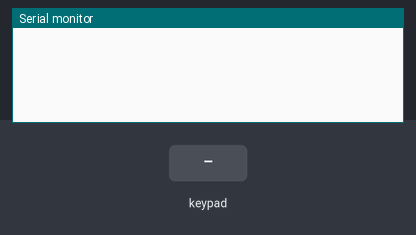
A sketch run on a simulated Arduino Uno, built with avr-gcc and run on an emulated ATmega328P. On the bench: the last lines printed to the serial monitor. Inputs (shaded band) come from the test bench.

Above: at 1.2 s.
1.3 s: key '1' pressed
At 2.2 s:
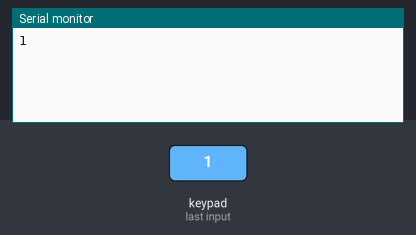
2.8 s: keypad keys 4 5 6 7 # pressed 0.4 s apart
At 5.0 s:
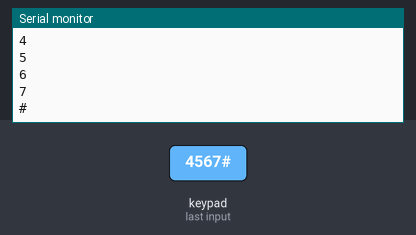
6.3 s: key '*' pressed
At 6.8 s:
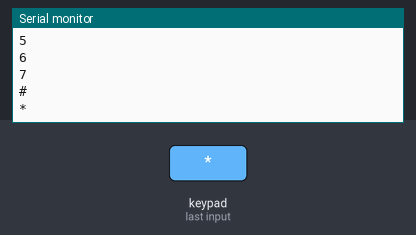
7.8 s: keypad keys 8 9 1 0 pressed 0.4 s apart
At 10.4 s:
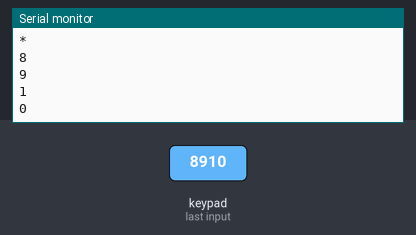
Timing chart, 0 to 11.9 s (numbered marks = the images above; inputs shaded):
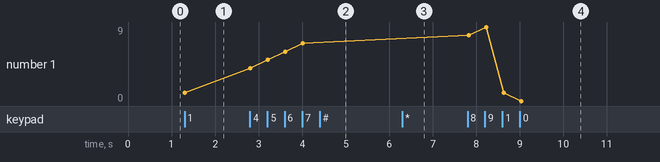

Measured:
- after the input at 1.3 s, the serial monitor: prints a new line at once (image 1)
- after the input at 2.8 s, the serial monitor: prints a new line at once (image 2)
- after the input at 6.3 s, the serial monitor: prints a new line at once (image 3)
- after the input at 7.8 s, the serial monitor: prints a new line at once (image 4)
- plotted number 1: 1 → 7 after the input at 2.8 s, 7 → 0 after the input at 7.8 s

The sketch:

KeyPad.ino
```cpp
#include <Keypad.h>

const byte ROWS = 4; //four rows
const byte COLS = 3; //three columns
char keys[ROWS][COLS] = {
  {'1','2','3'},
  {'4','5','6'},
  {'7','8','9'},
  {'*','0','#'}
};
byte rowPins[ROWS] = {4, 5, 6, 7}; //connect to the row pinouts of the keypad
byte colPins[COLS] = {8, 9 ,10}; //connect to the column pinouts of the keypad

Keypad keypad = Keypad( makeKeymap(keys), rowPins, colPins, ROWS, COLS );

void setup(){
  Serial.begin(9600);
}

void loop(){
  char key = keypad.getKey();

  if (key){
    Serial.println(key);
  }
  delay(100);
}
```
